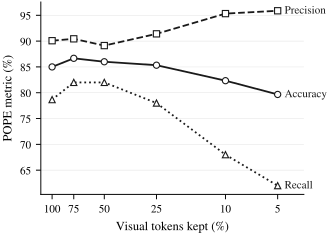

The Python source for this figure:
"""Figure 6: POPE accuracy / precision / recall vs. keep-ratio (Kaggle P100,
300 questions per cell).

Reads: results/*_p4_pope_kaggle_gpu_keep{K}_summary.json (overall block)
Writes: figures/fig6_pope.pdf

Single-platform figure: series are metrics, not platforms, so they are drawn
in neutral ink and distinguished by line style + marker + direct labels
(keeps the platform color mapping unambiguous across the figure set).
"""

import glob
import os
import sys

sys.path.insert(0, os.path.dirname(os.path.abspath(__file__)))
import matplotlib

matplotlib.use("Agg")
import matplotlib.pyplot as plt

import vtp_style as S

S.apply_style()

METRICS = [
    ("accuracy", "Accuracy", "-", "o"),
    ("precision", "Precision", "--", "s"),
    ("recall", "Recall", ":", "^"),
]

def pope(keep):
    k = "1" if keep == 1.0 else repr(keep)
    hits = glob.glob(os.path.join(S.RESULTS, f"*_p4_pope_kaggle_gpu_keep{k}_summary.json"))
    assert len(hits) == 1, hits
    d = S.load_json(hits[0])
    assert d["overall"]["n"] == 300
    return d["overall"]

fig, ax = plt.subplots(figsize=(3.4, 2.5))

vals = {k: pope(k) for k in S.KEEP_MAIN}
for field, label, ls, marker in METRICS:
    ys = [100 * vals[k][field] for k in S.KEEP_MAIN]
    ax.plot(S.KEEP_MAIN, ys, color=S.INK, linestyle=ls, marker=marker,
            markerfacecolor="white", markeredgewidth=0.8)
    ax.annotate(label, (S.KEEP_MAIN[-1], ys[-1]), xytext=(5, 0),
                textcoords="offset points", va="center", fontsize=8, color=S.INK)

S.keep_axis(ax, S.KEEP_MAIN)
ax.set_ylabel("POPE metric (%)")
ax.grid(axis="y")
# room for the direct labels to the right of the last point
ax.set_xlim(right=ax.get_xlim()[1] * 0.82)

fig.savefig(os.path.join(os.path.dirname(os.path.abspath(__file__)), "fig6_pope.pdf"))
